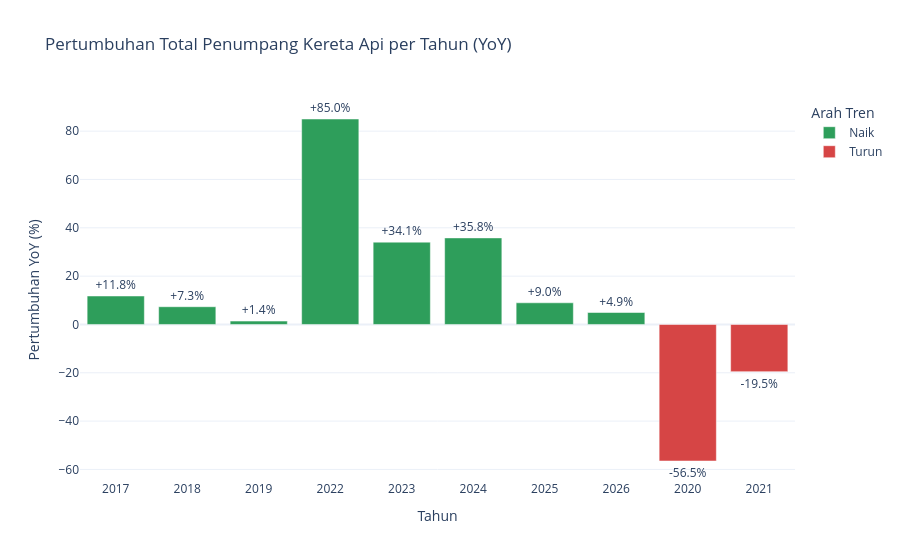
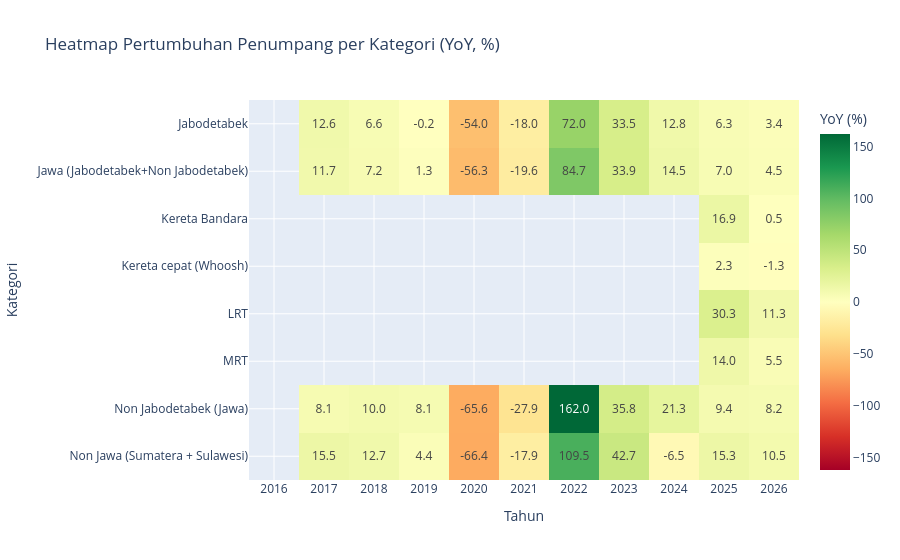

The notebook cell saved with these charts, in order:
### Code cell
import numpy as np
import plotly.express as px
df = data_utama.copy()
df['Penumpang (Juta)'] = df['Jumlah Penumpang'] / 1000
df = df.dropna(subset=['Jumlah Penumpang'])
df = df[df['Jumlah Penumpang'] > 0]
tahunan = (
    df.groupby(['Kategori', 'Tahun'])['Penumpang (Juta)']
    .mean()
    .reset_index(name='Rata-rata per Bulan (Juta)')
    .sort_values(['Kategori', 'Tahun'])
)
tahunan['Pertumbuhan YoY (%)'] = (
    tahunan.groupby('Kategori')['Rata-rata per Bulan (Juta)'].pct_change() * 100
)
total = tahunan[tahunan['Kategori'] == 'Total'].dropna(subset=['Pertumbuhan YoY (%)']).copy()
total['Arah'] = np.where(total['Pertumbuhan YoY (%)'] >= 0, 'Naik', 'Turun')

fig1 = px.bar(
    total,
    x='Tahun',
    y='Pertumbuhan YoY (%)',
    color='Arah',
    color_discrete_map={'Naik': '#2e9e5b', 'Turun': '#d64545'},
    text=total['Pertumbuhan YoY (%)'].map('{:+.1f}%'.format),
    title='Pertumbuhan Total Penumpang Kereta Api per Tahun (YoY)',
    template='plotly_white',
)
fig1.update_traces(textposition='outside')
fig1.update_xaxes(type='category')
fig1.update_layout(legend_title_text='Arah Tren')
fig1.show()
pivot = (
    tahunan[~tahunan['Kategori'].isin(['Total'])]
    .pivot(index='Kategori', columns='Tahun', values='Pertumbuhan YoY (%)')
)

fig2 = px.imshow(
    pivot,
    text_auto='.1f',
    aspect='auto',
    color_continuous_scale='RdYlGn',
    color_continuous_midpoint=0,
    labels={'color': 'YoY (%)', 'x': 'Tahun', 'y': 'Kategori'},
    title='Heatmap Pertumbuhan Penumpang per Kategori (YoY, %)',
)
fig2.update_xaxes(type='category')
fig2.show()

### Figure 1 — Plotly figure (JSON) as saved in the notebook; plotly's stock layout.template omitted (floating-point values rounded to 4 significant figures)
{"data": [{"hovertemplate": "Arah=Naik<br>Tahun=%{x}<br>Pertumbuhan YoY (%)=%{y}<br>text=%{text}<extra></extra>", "legendgroup": "Naik", "marker": {"color": "#2e9e5b", "pattern": {"shape": ""}}, "name": "Naik", "orientation": "v", "showlegend": true, "text": ["+11.8%", "+7.3%", "+1.4%", "+85.0%", "+34.1%", "+35.8%", "+9.0%", "+4.9%"], "textposition": "outside", "type": "bar", "x": [2017, 2018, 2019, 2022, 2023, 2024, 2025, 2026], "xaxis": "x", "y": [11.78, 7.339, 1.392, 85.04, 34.07, 35.83, 8.967, 4.947], "yaxis": "y"}, {"hovertemplate": "Arah=Turun<br>Tahun=%{x}<br>Pertumbuhan YoY (%)=%{y}<br>text=%{text}<extra></extra>", "legendgroup": "Turun", "marker": {"color": "#d64545", "pattern": {"shape": ""}}, "name": "Turun", "orientation": "v", "showlegend": true, "text": ["-56.5%", "-19.5%"], "textposition": "outside", "type": "bar", "x": [2020, 2021], "xaxis": "x", "y": [-56.51, -19.54], "yaxis": "y"}], "layout": {"barmode": "relative", "legend": {"title": {"text": "Arah Tren"}, "tracegroupgap": 0}, "title": {"text": "Pertumbuhan Total Penumpang Kereta Api per Tahun (YoY)"}, "xaxis": {"anchor": "y", "domain": [0, 1], "title": {"text": "Tahun"}, "type": "category"}, "yaxis": {"anchor": "x", "domain": [0, 1], "title": {"text": "Pertumbuhan YoY (%)"}}}}

### Figure 2 — Plotly figure (JSON) as saved in the notebook; plotly's stock layout.template omitted (floating-point values rounded to 4 significant figures)
{"data": [{"coloraxis": "coloraxis", "hovertemplate": "Tahun: %{x}<br>Kategori: %{y}<br>YoY (%): %{z}<extra></extra>", "name": "0", "texttemplate": "%{z:.1f}", "type": "heatmap", "x": [2016, 2017, 2018, 2019, 2020, 2021, 2022, 2023, 2024, 2025, 2026], "xaxis": "x", "y": ["Jabodetabek", "Jawa (Jabodetabek+Non Jabodetabek)", "Kereta Bandara", "Kereta cepat (Whoosh)", "LRT", "MRT", "Non Jabodetabek (Jawa)", "Non Jawa (Sumatera + Sulawesi)"], "yaxis": "y", "z": [[NaN, 12.57, 6.631, -0.2239, -54.0, -18.02, 71.98, 33.46, 12.81, 6.321, 3.442], [NaN, 11.72, 7.243, 1.335, -56.32, -19.56, 84.66, 33.92, 14.52, 6.978, 4.491], [NaN, NaN, NaN, NaN, NaN, NaN, NaN, NaN, NaN, 16.93, 0.4609], [NaN, NaN, NaN, NaN, NaN, NaN, NaN, NaN, NaN, 2.311, -1.267], [NaN, NaN, NaN, NaN, NaN, NaN, NaN, NaN, NaN, 30.32, 11.29], [NaN, NaN, NaN, NaN, NaN, NaN, NaN, NaN, NaN, 13.96, 5.486], [NaN, 8.06, 9.982, 8.107, -65.64, -27.86, 162.0, 35.8, 21.26, 9.379, 8.222], [NaN, 15.48, 12.7, 4.419, -66.39, -17.94, 109.5, 42.7, -6.536, 15.34, 10.51]]}], "layout": {"coloraxis": {"cmid": 0, "colorbar": {"title": {"text": "YoY (%)"}}, "colorscale": [[0, "rgb(165,0,38)"], [0.1, "rgb(215,48,39)"], [0.2, "rgb(244,109,67)"], [0.3, "rgb(253,174,97)"], [0.4, "rgb(254,224,139)"], [0.5, "rgb(255,255,191)"], [0.6, "rgb(217,239,139)"], [0.7, "rgb(166,217,106)"], [0.8, "rgb(102,189,99)"], [0.9, "rgb(26,152,80)"], [1, "rgb(0,104,55)"]]}, "title": {"text": "Heatmap Pertumbuhan Penumpang per Kategori (YoY, %)"}, "xaxis": {"anchor": "y", "domain": [0, 1], "title": {"text": "Tahun"}, "type": "category"}, "yaxis": {"anchor": "x", "autorange": "reversed", "domain": [0, 1], "title": {"text": "Kategori"}}}}
